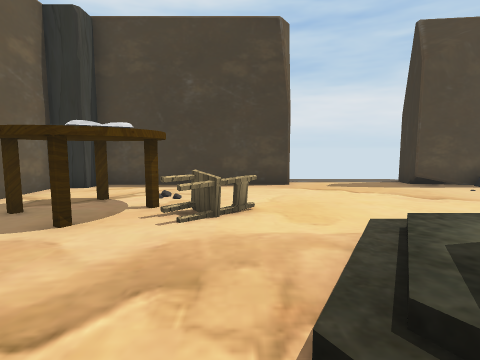
[1] (above)

16 first-person views from a walk through a Unity game level. The camera is 1.2 m above the floor, tilts 6° down and sees 80° across. The floor is counted in squares, 1 m on a side. Each view is taken from the middle of a square. On the plan, view 1 faces up. The plan holds only what a view shows up to about 13 squares ahead; the rest is blank. The player is left out. Some animated figures are not drawn. Some surface patterns are stand-ins.

[2]
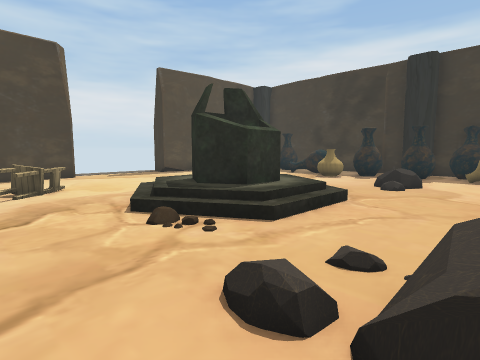

[3]
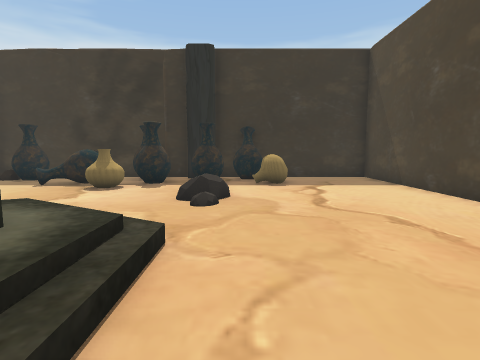

[4]
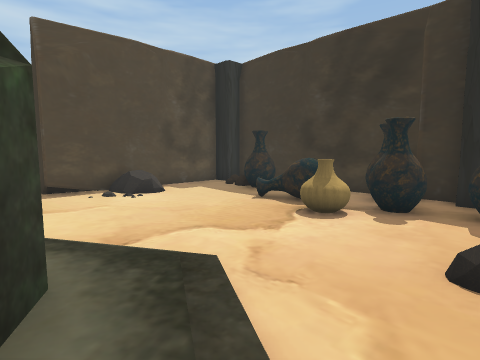

[5]
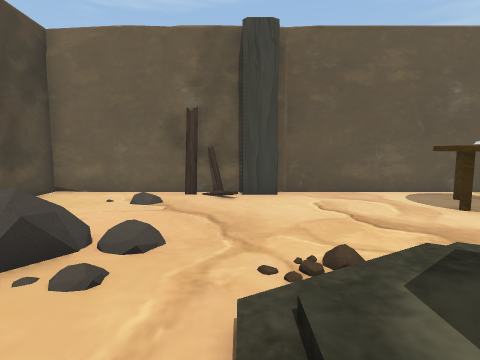

[6]
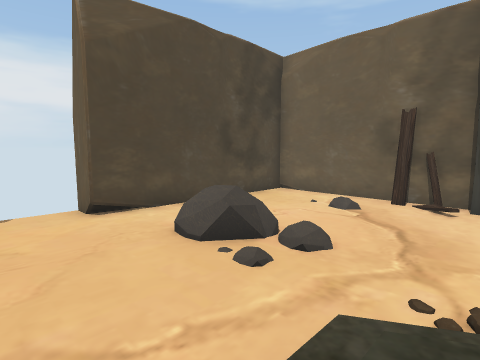

[7]
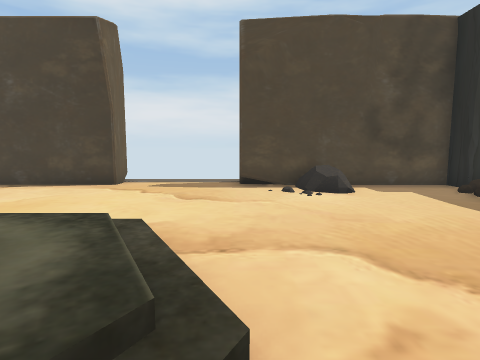

[8]
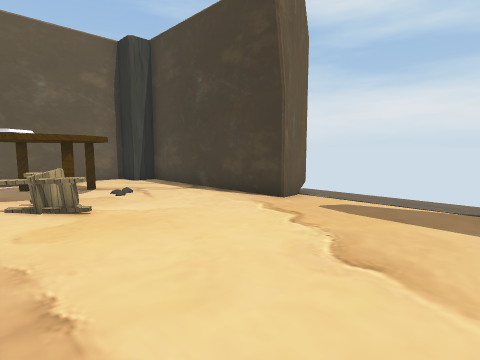

[9]
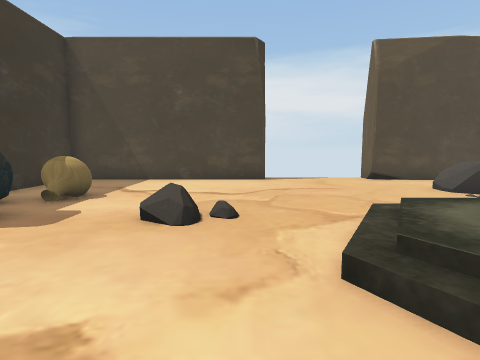

[10]
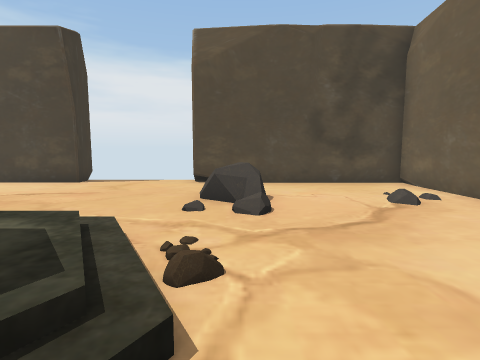

[11]
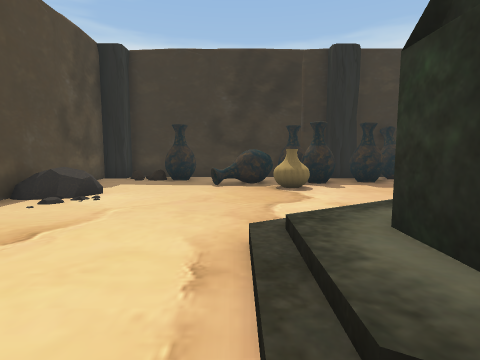

[12]
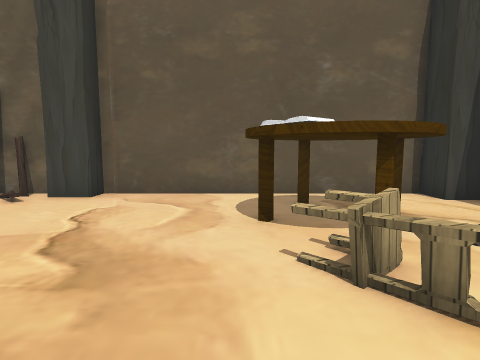

[13]
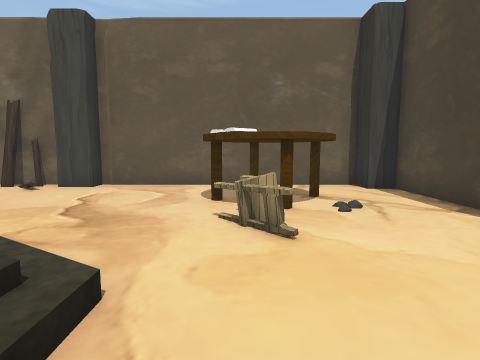

[14]
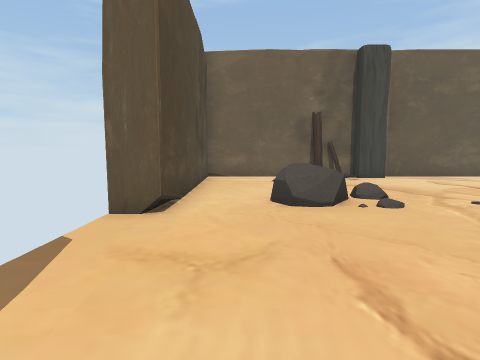

[15]
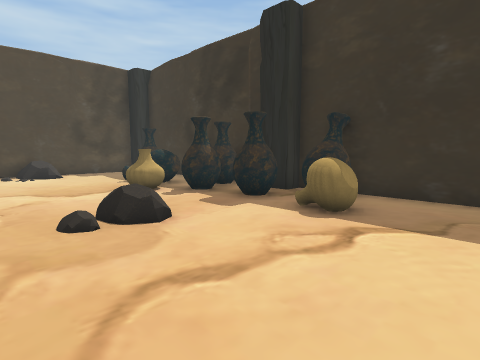

[16]
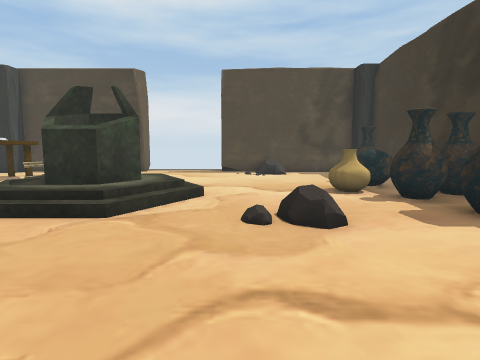

### Floor plan
Key: @ floor where view 1 was taken; # wall or solid block; . main floor; : floor 0.5 m higher than the main floor; / step, stairs or slope; = window, fence, low wall or low ledge; P pillar; R rock; T table; C chair; B books; A pot; L plank; O other object.
Columns run from 6 left of view 1 to 14 right of it. Each row starts with its distance up from view 1.
 11         #...#
 10  P#######...########
  9 #P............R=...PP
  8 #..............R... #
  7 #.TTT.............AA#
  6 #TTTT.C...........AA#
  5 #.TBBCC..........A. #
  4 #.TB....///......A  #
  3 #....../   /....OAA #
  2 #....../OOO /...OAAA#
  1 #....../OOO /....AAA#
  0 PP....@/  :/......APP
 -1 #P......////..R..AAP#
 -2 L.................AA#
 -3 L................OAA#
 -4 #.....RR.........O..#
 -5 #.....RR............#
 -6 #...................#
 -7 #...................#
 -8 #########...#########
 -9         #   #

Positions as (right, up) in squares from view 1, and headings:
1: (0, 0), facing up
2: (-2, -4), facing up-right
3: (1, -2), facing right
4: (4, -1), facing up-right
5: (4, -1), facing left
6: (4, 0), facing down-left
7: (6, 0), facing up
8: (6, 4), facing up-left
9: (7, 4), facing down
10: (0, 3), facing down
11: (1, 4), facing right
12: (2, 4), facing left
13: (4, 5), facing left
14: (7, -6), facing left
15: (6, -6), facing up-right
16: (7, -6), facing up
